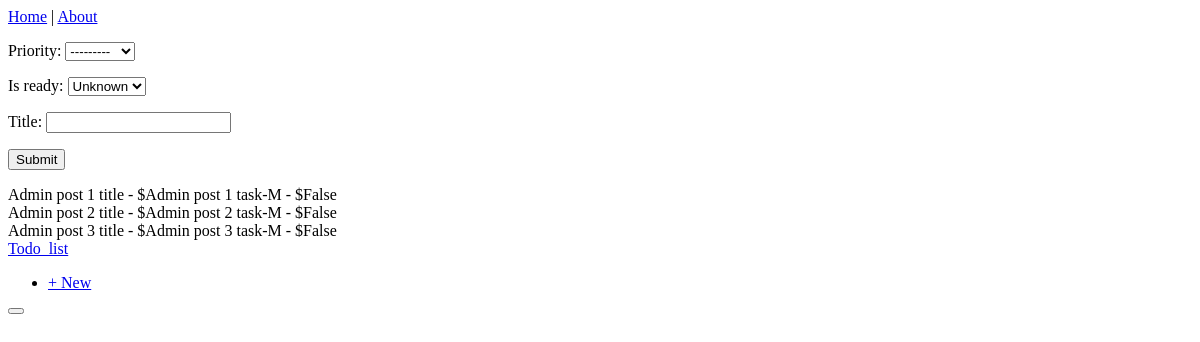
/todo_posts/search/ (signed in), run on an earlier commit of the app's database.
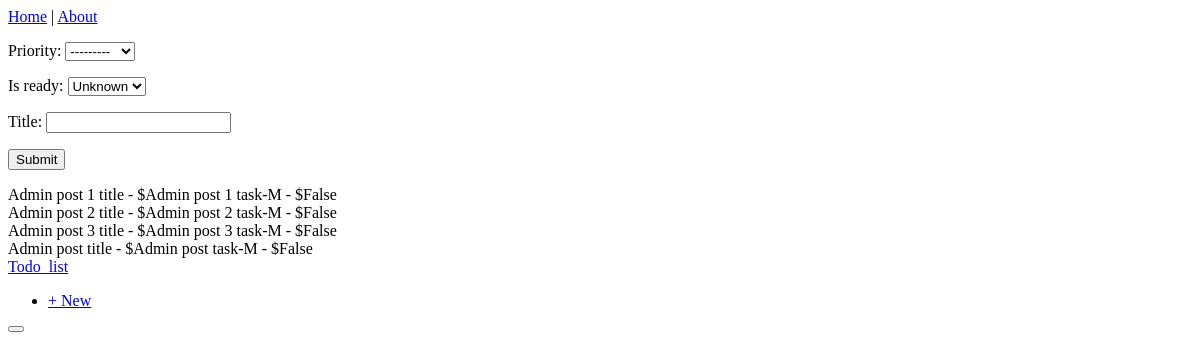
And on a later commit of the database.
### todo_posts/models.py (models this page shows, shortened)
class Todo_post(models.Model):
    title = models.CharField(max_length=255)
    body = models.TextField()
    date = models.DateTimeField(auto_now_add=True)
    author = models.ForeignKey(settings.AUTH_USER_MODEL, on_delete=models.CASCADE,)
    LOW = 'L'
    MEDIUM = 'M'
    HIGH = 'H'
    PRIORITY_CHOICES = (
        (LOW, 'Low'),
        (MEDIUM, 'Medium'),
        (HIGH, 'High'),
    )
    priority = models.CharField(
        max_length=2,
        choices=PRIORITY_CHOICES,
        default=MEDIUM,
    )
    is_ready = models.BooleanField(default=False)

### todo_posts/filters.py (called while the page is built)
    @property
    def qs(self):
        parent = super(Todo_postFilter, self).qs
        author = getattr(self.request, 'user', None)
        return parent.filter(author=author)

### templates/todo_post_filter.html
{% extends "base.html" %}
{% block content %}
    <form action="" method="get">
        {{ filter.form.as_p }}
        <input type="submit" />
    </form>
    {% for obj in filter.qs %}
        {{ obj.title }} - ${{ obj.body }}-{{ obj.priority }} - ${{ obj.is_ready }}<br />
    {% endfor %}
{% endblock %}

What changed in the data, as far as the page shows it:
added Todo_post: title "Admin post title", body "Admin post task", priority "M", is_ready "False"
